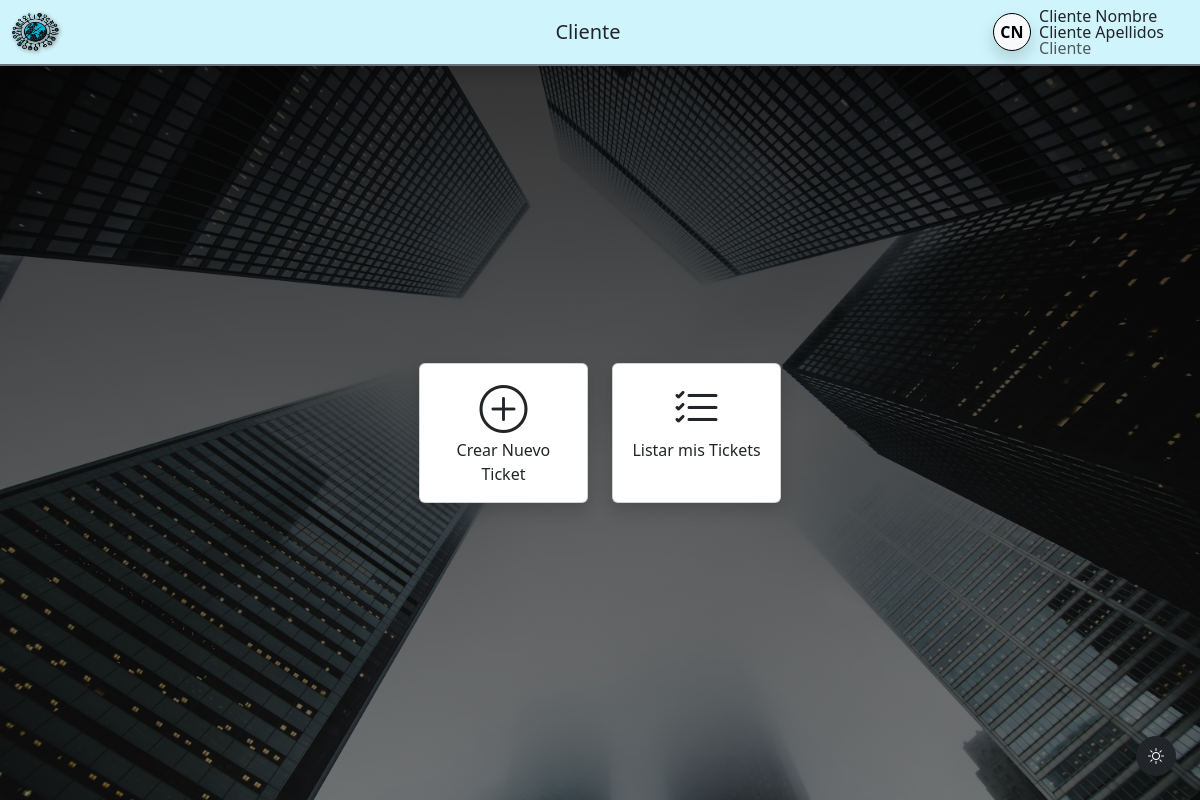
The app's page / (signed in) with its own data.
### Tasks/models.py (models this page shows, shortened)
class Usuario(AbstractUser):
    rol = models.CharField(null=True,choices=Choices_Rol, default=Choices_Rol.TECNICO)
    img = models.ImageField(upload_to='usuarios/', null=True, blank=True)
    class Meta:
        verbose_name = "Usuario"
        verbose_name_plural = "Usuarios"

### Tasks/views.py (the view)
# urls.py: 2. Add a URL to urlpatterns:  path('', Home.as_view(), name='home')
def Home(request):
    user = request.user
    if user.is_authenticated:
        rol = user.rol
        if rol == "Gestor de Tareas":
            return redirect('reporte_general')
        context = {
            "title_page" : user.rol,
            'tickets_asignados' : Ticket.objects.filter(tecnico = user.id).filter(realizada=False).__len__
            }
        if not user.img:
            context["initials"] = initials(request.user.first_name)
        return render(request, 'pages/main.html', context)
    else:
        return render(request, 'pages/home.html', {"title_page" : "Página Principal" , 'year' : datetime.now().year})

### Tasks/utils.py (called while the page is built)
def initials(value):
    if not value:
        return ""
    parts = value.split()
    return ''.join([part[0].upper() for part in parts if part])

### Tasks/templates/pages/main.html (shortened to what this page needs)
{% extends 'pages/base.html' %}
{% load static %}
{% block base %}
<div class="row m-auto">
    <div class="col">
        <a class="btn btn-success m-auto transform-y-move transition-300 card h-100 p-3 shadow" href="{% url 'new_ticket' %}">
            <div>
                <i class="bi bi-plus-circle display-5"></i>
            </div>
            <div>
                Crear Nuevo Ticket
            </div>
        </a>
    </div>
    {% if user.rol == 'Cliente' or user.rol == 'Técnico' %}
    <div class="col">
        <a class="btn btn-secondary m-auto transform-y-move transition-300 card h-100 p-3 shadow position-relative" href="{% url 'list_my_tickets' %}">
            <div>
                <i class="bi bi-list-check display-5"></i>
            </div>
            <div>
                Listar {% if user.rol == 'Técnico' %}Tickets Asignados{% else %}mis Tickets{% endif %}
            </div>
        </a>
    </div>
    {% endif %}
</div>
{% endblock base %}

### Tasks/templates/includes/navbar.html (shortened to what this page needs)
{% load static %}
<header>
    <nav class="navbar navbar-expand-lg
    {% if 'Página Principal' in title_page %} bg-transparent position-absolute top-0 w-100 border-0{% else %} bg-info-subtle border-bottom border-2 border-secondary{% endif %}
    {% if not 'reporte' in request.path and not 'Página Principal' in title_page %} shadow{% endif %}">
        <div class="container-fluid row">
            <div class="col-2">
                {% if "/" in request.path or 'access_denied' in request.path or 'reporte_general' in request.path %}
                    {% if not 'Página Principal' in title_page %}
                    <img class="object-fit-cover" src="{% static 'img/SAGPN.png' %}" alt="Logo de SAGPN" style="height: 2.4rem; filter: drop-shadow(1px 1px 2px grey);">
                    {% endif %}
                {% else %}
                    <a class="btn btn-outline-light" href="{{ last_url }}"><i class="bi bi-chevron-left me-1"></i>Atrás</a>
                {% endif %}
            </div>
            <div class="w-auto">
                <h5 class="text-center m-0">{{ user.rol }}</h5>
            </div>
            <div class="col-sm-4 col-md-4 col-lg-3 col-xl-2 col-xxl-2 d-flex">
                {% if not user.is_authenticated %}
                    <button type="button" class="btn btn-outline-dark-orange ms-auto me-0" data-bs-toggle="modal" data-bs-target="#loginModal">Iniciar Sesión</button>
                {% else %}
                <div class="d-flex flex-row align-items-center gap-2 justify-content-end me-0 w-100">
                    <div class="dropdown">
                        <button class="rounded-circle bg-body-tertiary border-1 border border-black d-flex justify-content-center align-items-center shadow" style="height: 2.4rem; width: 2.4rem;" type="button" data-bs-toggle="dropdown">
                            {% if user.img %}
                                <img src="{{ user.img.url }}" alt="Avatar de {{ user.first_name }}" class="rounded-circle">
                            {% else %}
                                <p class="m-auto fw-bold">{{ initials }}</p>
                            {% endif %}
                        </button>
                    </div>
                    <div>
                        <h6 class="m-0 lh-1">{{ user.first_name }}</h6>
                        <h6 class="m-0 lh-1">{{ user.last_name }}</h6>
                        <h6 class="m-0 lh-1 text-muted">{{ user.rol }}</h6>
                    </div>
                </div>
                {% endif %}
            </div>
        </div>
    </nav>
</header>

### Tasks/static/css/theme_SAGPN.css (style rules this page uses)
:root, [data-bs-theme=light] { --bs-dark-orange: #D35400; --bs-orange: #F39C12; --bs-dark-orange-rgb: 211,84,0; --bs-orange-rgb: 243,156,18; --bs-dark-orange-bg-subtle: #fdf0e7; --bs-orange-bg-subtle: #fff6e2; --bs-dark-orange-border-subtle: #f6d8c5; --bs-orange-border-subtle: #f9e5b8; --bs-dark-orange-text-emphasis: #8a3a00; --bs-orange-text-emphasis: #9b6b0d; --bs-gray-100: #f8f9fa; --bs-gray-200: #e9ecef; --bs-gray-300: #dee2e6; --bs-gray-400: #ced4da; --bs-gray-500: #adb5bd; --bs-gray-600: #6c757d; --bs-gray-700: #495057; --bs-gray-800: #343a40; --bs-gray-900: #212529; }
:root, [data-bs-theme=dark] { --bs-dark-orange: #D35400; --bs-orange: #F39C12; --bs-dark-orange-rgb: 211,84,0; --bs-orange-rgb: 243,156,18; --bs-dark-orange-bg-subtle: #4d2a0f; --bs-orange-bg-subtle: #5a4216; --bs-dark-orange-border-subtle: #6b421f; --bs-orange-border-subtle: #755a23; --bs-dark-orange-text-emphasis: #ffb78c; --bs-orange-text-emphasis: #ffdaa6; --bs-gray-100: #212529; --bs-gray-200: #343a40; --bs-gray-300: #495057; --bs-gray-400: #6c757d; --bs-gray-500: #adb5bd; --bs-gray-600: #ced4da; --bs-gray-700: #dee2e6; --bs-gray-800: #e9ecef; --bs-gray-900: #f8f9fa; }

### Tasks/static/css/custom_css.css (style rules this page uses)
body { min-height: 100vh; display: grid; grid-template-rows: auto 1fr auto; }
.transition-300 { transition: all 300ms ease-in-out; }

### records on screen
Usuario: rol "Cliente", first_name "Cliente Nombre", last_name "Cliente Apellidos"

### other values on screen
{{ initials }} "CN"
